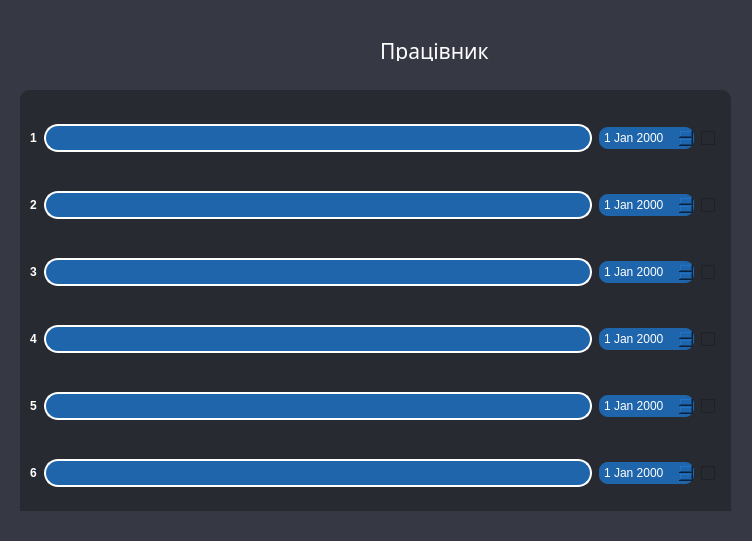
<?xml version="1.0" encoding="UTF-8"?>
<ui version="4.0">
 <class>WindowEmployee</class>
 <widget class="QDialog" name="WindowEmployee">
  <property name="geometry">
   <rect>
    <x>0</x>
    <y>0</y>
    <width>752</width>
    <height>541</height>
   </rect>
  </property>
  <property name="windowTitle">
   <string/>
  </property>
  <property name="windowIcon">
   <iconset resource="Img.qrc">
    <normaloff>:/new/prefix36/img/task.png</normaloff>:/new/prefix36/img/task.png</iconset>
  </property>
  <widget class="QLabel" name="Fon">
   <property name="geometry">
    <rect>
     <x>0</x>
     <y>0</y>
     <width>961</width>
     <height>541</height>
    </rect>
   </property>
   <property name="styleSheet">
    <string notr="true">QLabel{
background-color: rgb(54, 57, 67);

}</string>
   </property>
   <property name="text">
    <string/>
   </property>
  </widget>
  <widget class="QWidget" name="upside" native="true">
   <property name="geometry">
    <rect>
     <x>10</x>
     <y>10</y>
     <width>951</width>
     <height>81</height>
    </rect>
   </property>
   <property name="styleSheet">
    <string notr="true"/>
   </property>
   <widget class="QLabel" name="label_PageName">
    <property name="geometry">
     <rect>
      <x>370</x>
      <y>30</y>
      <width>151</width>
      <height>21</height>
     </rect>
    </property>
    <property name="font">
     <font>
      <family>Fixel Black</family>
      <pointsize>16</pointsize>
     </font>
    </property>
    <property name="styleSheet">
     <string notr="true">QLabel{

	color: rgb(255, 255, 255);
}</string>
    </property>
    <property name="text">
     <string>Працівник</string>
    </property>
   </widget>
   <widget class="QWidget" name="verticalLayoutWidget">
    <property name="geometry">
     <rect>
      <x>70</x>
      <y>10</y>
      <width>211</width>
      <height>61</height>
     </rect>
    </property>
    <layout class="QVBoxLayout" name="verlayout">
     <item alignment="Qt::AlignBottom">
      <widget class="QLabel" name="employeeName">
       <property name="font">
        <font>
         <family>Fixel Black</family>
         <pointsize>9</pointsize>
        </font>
       </property>
       <property name="styleSheet">
        <string notr="true">QLabel {
	color: rgb(255, 255, 255);
}</string>
       </property>
       <property name="text">
        <string/>
       </property>
      </widget>
     </item>
     <item alignment="Qt::AlignTop">
      <widget class="QLabel" name="employeeEmail">
       <property name="font">
        <font>
         <family>Fixel Black</family>
        </font>
       </property>
       <property name="tabletTracking">
        <bool>false</bool>
       </property>
       <property name="acceptDrops">
        <bool>false</bool>
       </property>
       <property name="autoFillBackground">
        <bool>false</bool>
       </property>
       <property name="styleSheet">
        <string notr="true">QLabel {
	background-color: rgb(54, 57, 67);
	color: rgb(255, 255, 255);
}</string>
       </property>
       <property name="text">
        <string/>
       </property>
      </widget>
     </item>
    </layout>
   </widget>
   <widget class="QPushButton" name="btnclose">
    <property name="geometry">
     <rect>
      <x>700</x>
      <y>10</y>
      <width>21</width>
      <height>21</height>
     </rect>
    </property>
    <property name="styleSheet">
     <string notr="true">QPushButton{
	border-image: url(://img/white_x_circle_icon.png);
	background-color: transparent;
	background: none;
	border: none;
}

QPushButton:hover{
	image: url(:/new/prefix3/img/8666736_x_circle_iconblue.png);
}</string>
    </property>
    <property name="text">
     <string/>
    </property>
   </widget>
   <widget class="QLabel" name="label_7">
    <property name="geometry">
     <rect>
      <x>0</x>
      <y>10</y>
      <width>63</width>
      <height>61</height>
     </rect>
    </property>
    <property name="styleSheet">
     <string notr="true">QLabel {

	image: url(:/new/prefix4/img/icon humanaccount.png);
}</string>
    </property>
    <property name="text">
     <string/>
    </property>
   </widget>
  </widget>
  <widget class="QWidget" name="widget_main_task" native="true">
   <property name="geometry">
    <rect>
     <x>20</x>
     <y>90</y>
     <width>711</width>
     <height>421</height>
    </rect>
   </property>
   <property name="styleSheet">
    <string notr="true">QWidget{
border-radius: 10px;
background-color: rgb(40, 42, 49);
}</string>
   </property>
   <widget class="QWidget" name="gridLayoutWidget">
    <property name="geometry">
     <rect>
      <x>0</x>
      <y>0</y>
      <width>711</width>
      <height>431</height>
     </rect>
    </property>
    <layout class="QGridLayout" name="gridLayout" rowstretch="5,5,5,5,5,5">
     <property name="sizeConstraint">
      <enum>QLayout::SetDefaultConstraint</enum>
     </property>
     <property name="leftMargin">
      <number>10</number>
     </property>
     <property name="topMargin">
      <number>0</number>
     </property>
     <property name="rightMargin">
      <number>10</number>
     </property>
     <property name="bottomMargin">
      <number>0</number>
     </property>
     <property name="horizontalSpacing">
      <number>7</number>
     </property>
     <property name="verticalSpacing">
      <number>5</number>
     </property>
     <item row="1" column="1">
      <widget class="QLineEdit" name="lineEdit_2">
       <property name="styleSheet">
        <string notr="true">QLineEdit{
background:  rgb(30, 101, 172);
border: 2px solid rgb(255, 255, 255);
color:  rgb(255, 255, 255);
border-radius: 14px;
height:  24px;
padding-left: 20px;
}</string>
       </property>
      </widget>
     </item>
     <item row="5" column="2">
      <widget class="QDateEdit" name="dateEdit_6">
       <property name="styleSheet">
        <string notr="true">QDateEdit {
background: rgb(30, 101, 172);
padding: 3px;
color: rgb(255, 255, 255);
font-size: 10;
border: none;
outline: none;
border-radius: 9px;
}

QDateEdit::down-arrow {
image: url(:/new/prefix4/img/calendar_white.png);
width: 30px;
height: 16px;
border: none;
}</string>
       </property>
      </widget>
     </item>
     <item row="4" column="2">
      <widget class="QDateEdit" name="dateEdit_5">
       <property name="styleSheet">
        <string notr="true">QDateEdit {
background: rgb(30, 101, 172);
padding: 3px;
color: rgb(255, 255, 255);
font-size: 10;
border: none;
outline: none;
border-radius: 9px;
}

QDateEdit::down-arrow {
image: url(:/new/prefix4/img/calendar_white.png);
width: 30px;
height: 16px;
border: none;
}</string>
       </property>
      </widget>
     </item>
     <item row="3" column="1">
      <widget class="QLineEdit" name="lineEdit_4">
       <property name="styleSheet">
        <string notr="true">QLineEdit{
background:  rgb(30, 101, 172);
border: 2px solid rgb(255, 255, 255);
color:  rgb(255, 255, 255);
border-radius: 14px;
height:  24px;
padding-left: 20px;
}</string>
       </property>
      </widget>
     </item>
     <item row="3" column="2">
      <widget class="QDateEdit" name="dateEdit_4">
       <property name="styleSheet">
        <string notr="true">QDateEdit {
background: rgb(30, 101, 172);
padding: 3px;
color: rgb(255, 255, 255);
font-size: 10;
border: none;
outline: none;
border-radius: 9px;
}

QDateEdit::down-arrow {
image: url(:/new/prefix4/img/calendar_white.png);
width: 30px;
height: 16px;
border: none;
}</string>
       </property>
      </widget>
     </item>
     <item row="1" column="3">
      <widget class="QCheckBox" name="checkBox_2">
       <property name="text">
        <string/>
       </property>
      </widget>
     </item>
     <item row="0" column="1">
      <widget class="QLineEdit" name="lineEdit_1">
       <property name="styleSheet">
        <string notr="true">QLineEdit{
background:  rgb(30, 101, 172);
border: 2px solid rgb(255, 255, 255);
color:  rgb(255, 255, 255);
border-radius: 14px;
height:  24px;
padding-left: 20px;
}</string>
       </property>
      </widget>
     </item>
     <item row="2" column="3">
      <widget class="QCheckBox" name="checkBox_3">
       <property name="text">
        <string/>
       </property>
      </widget>
     </item>
     <item row="4" column="3">
      <widget class="QCheckBox" name="checkBox_5">
       <property name="text">
        <string/>
       </property>
      </widget>
     </item>
     <item row="3" column="3">
      <widget class="QCheckBox" name="checkBox_4">
       <property name="text">
        <string/>
       </property>
      </widget>
     </item>
     <item row="1" column="2">
      <widget class="QDateEdit" name="dateEdit_2">
       <property name="styleSheet">
        <string notr="true">QDateEdit {
background: rgb(30, 101, 172);
padding: 3px;
color: rgb(255, 255, 255);
font-size: 10;
border: none;
outline: none;
border-radius: 9px;
}

QDateEdit::down-arrow {
image: url(:/new/prefix4/img/calendar_white.png);
width: 30px;
height: 16px;
border: none;
}</string>
       </property>
      </widget>
     </item>
     <item row="0" column="2">
      <widget class="QDateEdit" name="dateEdit_1">
       <property name="styleSheet">
        <string notr="true">QDateEdit {
background: rgb(30, 101, 172);
padding: 3px;
color: rgb(255, 255, 255);
font-size: 10;
border: none;
outline: none;
border-radius: 9px;
}

QDateEdit::down-arrow {
image: url(:/new/prefix4/img/calendar_white.png);
width: 30px;
height: 16px;
border: none;
}</string>
       </property>
      </widget>
     </item>
     <item row="4" column="1">
      <widget class="QLineEdit" name="lineEdit_5">
       <property name="styleSheet">
        <string notr="true">QLineEdit{
background:  rgb(30, 101, 172);
border: 2px solid rgb(255, 255, 255);
color:  rgb(255, 255, 255);
border-radius: 14px;
height:  24px;
padding-left: 20px;
}</string>
       </property>
      </widget>
     </item>
     <item row="2" column="1">
      <widget class="QLineEdit" name="lineEdit_3">
       <property name="styleSheet">
        <string notr="true">QLineEdit{
background:  rgb(30, 101, 172);
border: 2px solid rgb(255, 255, 255);
color:  rgb(255, 255, 255);
border-radius: 14px;
height:  24px;
padding-left: 20px;
}</string>
       </property>
      </widget>
     </item>
     <item row="5" column="1">
      <widget class="QLineEdit" name="lineEdit_6">
       <property name="styleSheet">
        <string notr="true">QLineEdit{
background:  rgb(30, 101, 172);
border: 2px solid rgb(255, 255, 255);
color:  rgb(255, 255, 255);
border-radius: 14px;
height:  24px;
padding-left: 20px;
}</string>
       </property>
      </widget>
     </item>
     <item row="5" column="3">
      <widget class="QCheckBox" name="checkBox_6">
       <property name="text">
        <string/>
       </property>
      </widget>
     </item>
     <item row="2" column="2">
      <widget class="QDateEdit" name="dateEdit_3">
       <property name="styleSheet">
        <string notr="true">QDateEdit {
background: rgb(30, 101, 172);
padding: 3px;
color: rgb(255, 255, 255);
font-size: 10;
border: none;
outline: none;
border-radius: 9px;
}

QDateEdit::down-arrow {
image: url(:/new/prefix4/img/calendar_white.png);
width: 30px;
height: 16px;
border: none;
}</string>
       </property>
      </widget>
     </item>
     <item row="0" column="3">
      <widget class="QCheckBox" name="checkBox_1">
       <property name="text">
        <string/>
       </property>
      </widget>
     </item>
     <item row="0" column="0">
      <widget class="QLabel" name="label">
       <property name="font">
        <font>
         <bold>true</bold>
        </font>
       </property>
       <property name="layoutDirection">
        <enum>Qt::LeftToRight</enum>
       </property>
       <property name="styleSheet">
        <string notr="true">QLabel{
color: rgb(255, 255, 255);
}</string>
       </property>
       <property name="text">
        <string>1</string>
       </property>
       <property name="alignment">
        <set>Qt::AlignCenter</set>
       </property>
       <property name="wordWrap">
        <bool>false</bool>
       </property>
      </widget>
     </item>
     <item row="1" column="0">
      <widget class="QLabel" name="label_2">
       <property name="font">
        <font>
         <bold>true</bold>
        </font>
       </property>
       <property name="styleSheet">
        <string notr="true">QLabel{
color: rgb(255, 255, 255);
}</string>
       </property>
       <property name="text">
        <string>2</string>
       </property>
      </widget>
     </item>
     <item row="2" column="0">
      <widget class="QLabel" name="label_3">
       <property name="font">
        <font>
         <bold>true</bold>
        </font>
       </property>
       <property name="styleSheet">
        <string notr="true">QLabel{
color: rgb(255, 255, 255);
}</string>
       </property>
       <property name="text">
        <string>3</string>
       </property>
      </widget>
     </item>
     <item row="3" column="0">
      <widget class="QLabel" name="label_4">
       <property name="font">
        <font>
         <bold>true</bold>
        </font>
       </property>
       <property name="styleSheet">
        <string notr="true">QLabel{
color: rgb(255, 255, 255);
}</string>
       </property>
       <property name="text">
        <string>4</string>
       </property>
      </widget>
     </item>
     <item row="4" column="0">
      <widget class="QLabel" name="label_5">
       <property name="font">
        <font>
         <bold>true</bold>
        </font>
       </property>
       <property name="styleSheet">
        <string notr="true">QLabel{
color: rgb(255, 255, 255);
}</string>
       </property>
       <property name="text">
        <string>5</string>
       </property>
      </widget>
     </item>
     <item row="5" column="0">
      <widget class="QLabel" name="label_6">
       <property name="font">
        <font>
         <bold>true</bold>
        </font>
       </property>
       <property name="styleSheet">
        <string notr="true">QLabel{
color: rgb(255, 255, 255);
}</string>
       </property>
       <property name="text">
        <string>6</string>
       </property>
      </widget>
     </item>
    </layout>
   </widget>
  </widget>
  <widget class="QPushButton" name="pushButton">
   <property name="geometry">
    <rect>
     <x>850</x>
     <y>150</y>
     <width>51</width>
     <height>41</height>
    </rect>
   </property>
   <property name="styleSheet">
    <string notr="true">QPushButton {
background: transparent; 
border: none;
	image: url(:/new/prefix3/img/reload.png);
}</string>
   </property>
   <property name="text">
    <string/>
   </property>
  </widget>
 </widget>
 <resources>
  <include location="Img.qrc"/>
 </resources>
 <connections/>
</ui>
